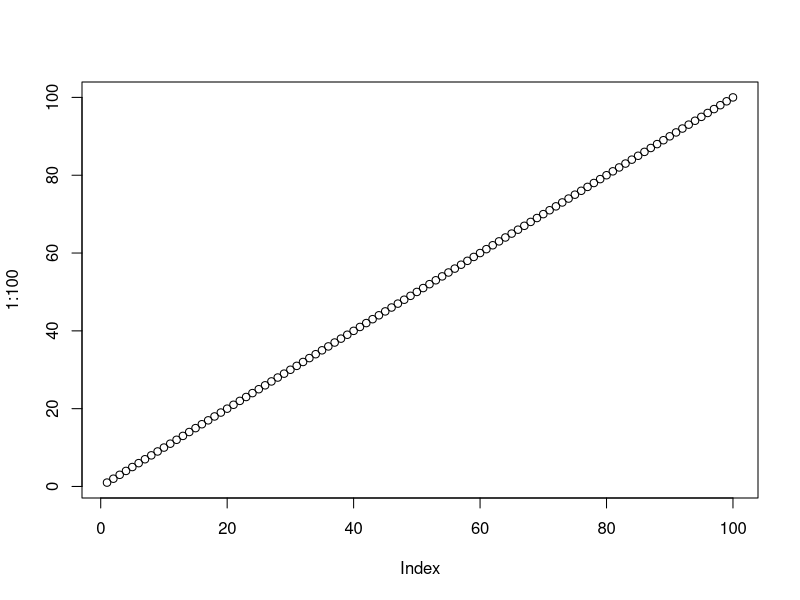

R code for this plot:
## ---- chunk 1
plot(1:100)
